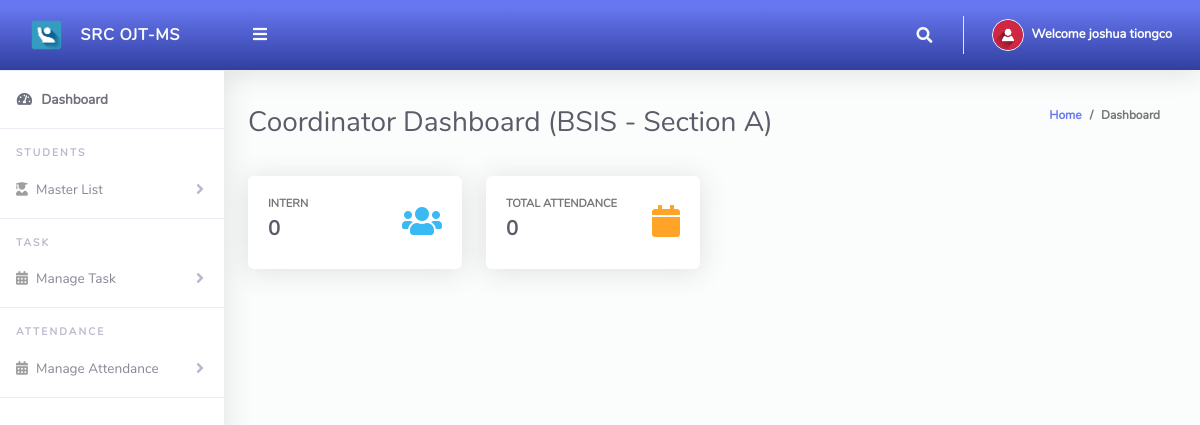
/ClassTeacher/index.php (signed in), run on the app's committed database.
### tables this page shows
CREATE TABLE `tblclassteacher` (
  `Id` int(10) NOT NULL,
  `firstName` varchar(255) NOT NULL,
  `lastName` varchar(255) NOT NULL,
  `emailAddress` varchar(255) NOT NULL,
  `password` varchar(255) NOT NULL,
  `phoneNo` varchar(50) NOT NULL,
  `classId` varchar(10) NOT NULL,
  `classArmId` varchar(50) NOT NULL,
  `dateCreated` varchar(50) NOT NULL
);

CREATE TABLE `tblclassarms` (
  `Id` int(10) NOT NULL,
  `classId` varchar(10) NOT NULL,
  `classArmName` varchar(255) NOT NULL,
  `isAssigned` varchar(10) NOT NULL
);

CREATE TABLE `tblclass` (
  `Id` int(10) NOT NULL,
  `className` varchar(255) NOT NULL
);

### ClassTeacher/index.php (the view, shortened to what this page needs)
<?php
include '../Includes/dbcon.php';
    $query = "SELECT tblclass.className,tblclassarms.classArmName
    FROM tblclassteacher
    INNER JOIN tblclass ON tblclass.Id = tblclassteacher.classId
    INNER JOIN tblclassarms ON tblclassarms.Id = tblclassteacher.classArmId
    Where tblclassteacher.Id = '$_SESSION[userId]'";
    $rs = $conn->query($query);
    $rrw = $rs->fetch_assoc();
?>
<!DOCTYPE html>
<html lang="en">
<head>
  <link href="../vendor/fontawesome-free/css/all.min.css" rel="stylesheet" type="text/css">
  <link href="../vendor/bootstrap/css/bootstrap.min.css" rel="stylesheet" type="text/css">
  <link href="css/ruang-admin.min.css" rel="stylesheet">
</head>
<body id="page-top">
  <div id="wrapper">
   <?php include "Includes/sidebar.php";?>
    <div id="content-wrapper" class="d-flex flex-column">
      <div id="content">
           <?php include "Includes/topbar.php";?>
        <div class="container-fluid" id="container-wrapper">
          <div class="d-sm-flex align-items-center justify-content-between mb-4">
            <h1 class="h3 mb-0 text-gray-800">Coordinator Dashboard (<?php echo $rrw['className'].' - '.$rrw['classArmName'];?>)</h1>
            <ol class="breadcrumb">
              <li class="breadcrumb-item"><a href="./">Home</a></li>
              <li class="breadcrumb-item active" aria-current="page">Dashboard</li>
            </ol>
          </div>
          <div class="row mb-3">
          <?php
$query1=mysqli_query($conn,"SELECT * from tblstudents where classId = '$_SESSION[classId]' and classArmId = '$_SESSION[classArmId]'");
$students = mysqli_num_rows($query1);
?>
            <div class="col-xl-3 col-md-6 mb-4">
              <div class="card h-100">
                <div class="card-body">
                  <div class="row no-gutters align-items-center">
                    <div class="col mr-2">
                      <div class="text-xs font-weight-bold text-uppercase mb-1">Intern</div>
                      <div class="h5 mb-0 mr-3 font-weight-bold text-gray-800"><?php echo $students;?></div>
                    </div>
                    <div class="col-auto">
                      <i class="fas fa-users fa-2x text-info"></i>
                    </div>
                  </div>
                </div>
              </div>
            </div>
            <?php
$query1=mysqli_query($conn,"SELECT * from tblattendance where classId = '$_SESSION[classId]' and classArmId = '$_SESSION[classArmId]'");
$totAttendance = mysqli_num_rows($query1);
?>
            <div class="col-xl-3 col-md-6 mb-4">
              <div class="card h-100">
                <div class="card-body">
                  <div class="row no-gutters align-items-center">
                    <div class="col mr-2">
                      <div class="text-xs font-weight-bold text-uppercase mb-1">Total Attendance</div>
                      <div class="h5 mb-0 font-weight-bold text-gray-800"><?php echo $totAttendance;?></div>
                    </div>
                    <div class="col-auto">
                      <i class="fas fa-calendar fa-2x text-warning"></i>
                    </div>
                  </div>
                </div>
              </div>
            </div>
        </div>
      </div>
    </div>
  </div>
</body>
</html>

### ClassTeacher/Includes/topbar.php (shortened to what this page needs)
<?php
  $query = "SELECT * FROM tblclassteacher WHERE Id = ".$_SESSION['userId']."";
  $rs = $conn->query($query);
  $rows = $rs->fetch_assoc();
  $fullName = $rows['firstName']." ".$rows['lastName'];
?>
<nav class="navbar navbar-expand navbar-light bg-gradient-primary topbar mb-4 static-top">
          <button id="sidebarToggleTop" class="btn btn-link rounded-circle mr-3">
            <i class="fa fa-bars"></i>
          </button>
          <ul class="navbar-nav ml-auto">
            <li class="nav-item dropdown no-arrow">
              <a class="nav-link dropdown-toggle" href="#" id="searchDropdown" role="button" data-toggle="dropdown"
                aria-haspopup="true" aria-expanded="false">
                <i class="fas fa-search fa-fw"></i>
              </a>
            </li>
            <li class="nav-item dropdown no-arrow">
              <a class="nav-link dropdown-toggle" href="#" id="userDropdown" role="button" data-toggle="dropdown"
                aria-haspopup="true" aria-expanded="false">
                <img class="img-profile rounded-circle" src="img/user-icn.png" style="max-width: 60px">
                <span class="ml-2 d-none d-lg-inline text-white small"><b>Welcome <?php echo $fullName;?></b></span>
              </a>
            </li>
          </ul>
        </nav>

### data on the page
tblclassteacher: fullName "joshua tiongco"
tblclassarms: classId.className "BSIS", classArmName "Section A"

### other printed values
$students "0"
$totAttendance "0"
